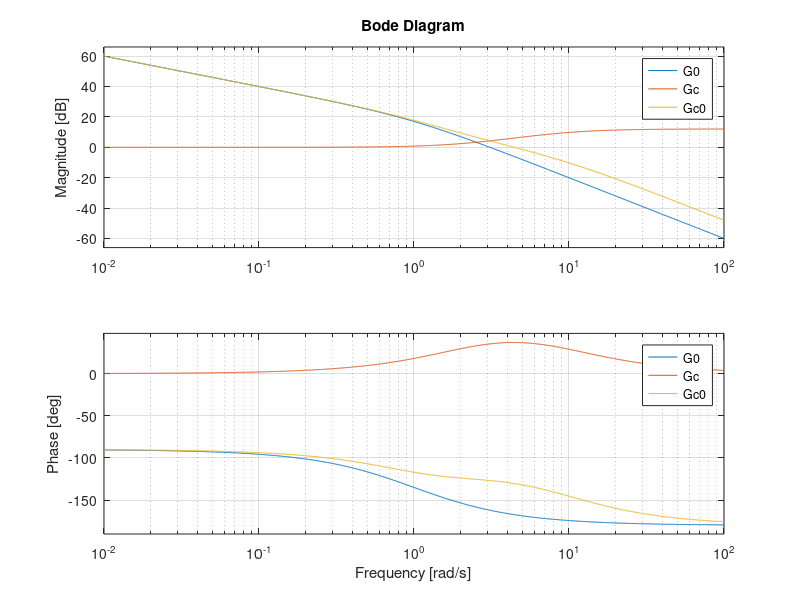

Source code (MATLAB):
close all
clear
clc

%% transfer function
s = tf('s');
w = {0.1,100};

% some practice
% L1 = 3/(s*(0.1*s+1));
% L2 = L1*(355/(s^2+1.1*s+355));
% C = 1*s^0;
% T1 = L1/(1+L1);
% T2 = L2/(1+L2);
% G0 = 246.7/(s^2+15.71*s+246.7);
% TD = 157.9/(s^2+25.13*s+157.9);
% Gf = (s^2+15.34*s+201.6)/(s^2+25.56*s+201.6);
% GT = TD*G0;
% G0f = Gf*G0;
% eigg0 = eig(G0)
% eiggt = eig(GT)
% eigg0f = eig(G0f)
% P1 = 987/(s^2+75.4*s+987);
% P2 = (1421/(s^2+67.86*s+1421))*((0.01*s+1)/(0.03*s+1))*(1/(0.035*s+1));
% [A,B,C,D] = tf2ss(246.7,[1,15.71,246.7]);
% G1 = 1/(0.1*s+1);
% % [A,B,C,D] = tf2ss(1,[0.1,1]);
% ninfG0 = hinfnorm(G0);
% ninfGT = hinfnorm(GT);
% ninfG0f = hinfnorm(G0f);

% f = 30;
% ksi = 0.1;
% wd = 2*pi*f;
% wn = wd/((1-ksi^2)^0.5);
% G4 = wn^2/(s^2+2*ksi*wn*s+wn^2)

% A = [0,1;-246.7,-15.71];
% B = [0;246.7];
% C = [1,0];
% D = 0;
% sys1 = ss(A,B,C,D)
% [b,a] = ss2tf(A,B,C,D)
% eig1 = eig(A)
% hinfnorm1 = hinfnorm(sys1)
% 
% % A = [0,1;-10,-15];
% % B = [0;10];
% % C = [1,0];
% % D = 0;
% % sys2 = ss(A,B,C,D)
% % [b,a] = ss2tf(A,B,C,D)
% % eig2 = eig(A)
% % hinfnorm2 = hinfnorm(sys2)
% 
% A = [0,1;-987,-75.4];
% B = [0;987];
% C = [1,0];
% D = 0;
% sys3 = ss(A,B,C,D)
% [b,a] = ss2tf(A,B,C,D)
% eig3 = eig(A)
% hinfnorm3 = hinfnorm(sys3)
% 
% A = [0,1;-35890,-37.89];
% B = [0;35890];
% C = [1,0];
% D = 0;
% sys4 = ss(A,B,C,D)
% [b,a] = ss2tf(A,B,C,D)
% eig4 = eig(A)
% hinfnorm4 = hinfnorm(sys4)
% 
% figure
% step(sys1,sys3,sys4)
% figure
% bode(sys1,sys3,sys4)

% bode(L1);
% bode(L2);
% bode(C);
% bode(G0);

% figure;
% bode(L1,L2);
% legend('L1','L2');
% grid;
% 
% figure;
% bode(T1,T2);
% legend('T1','T2');
% grid;
% 
% figure;
% step(L1,L2);
% legend('L1','L2');
% grid;
% 
% figure;
% step(T1,T2);
% legend('T1','T2');
% grid;

% figure;
% bode(TD);
% legend('TD');
% grid;
% 
% figure;
% bode(G0,GT,G0f,w);
% legend('G0','GT','G0f');
% grid;
% % 
% figure;
% step(G0,GT,G0f);
% legend('G0','GT','G0f');
% grid;

% figure;
% bode(P1,P2);
% legend('P1','P2');
% grid;
% 
% figure;
% step(P1,P2);
% legend('P1','P2');
% grid;

% cascade lead compensator
G0 = 10/(s*(s+1));
Gc = (1+0.456*s)/(1+0.114*s);
Gc0 = Gc*G0
figure
bode(G0,Gc,Gc0)
legend('G0','Gc','Gc0');

%% state space
% second order open loop system
% without damping
% A = [0 1;0 0];
% B = [0;1];
% C = [1 0];
% D = 0;
% G = ss(A,B,C,D);
% eig = eig(A)
% hinf = hinfnorm(G)
% figure;
% step(G)
% figure;
% bode(G)
% x0 = [0;1];  % initial state
% figure;
% initial(G,x0)

% second order open loop system
% with damping
% A = [0 1;0 -1];
% B = [0;10];
% C = [1 0];
% D = 0;
% G = ss(A,B,C,D);
% eig = eig(A)
% hinf = hinfnorm(G)
% figure;
% step(G)
% figure;
% bode(G)
% x0 = [0;1];  % initial state
% figure;
% initial(G,x0)

% second order close loop system 
% error system 
% output feedback
% A = [0 1;-1 0];
% B = [0;0];
% C = [1 0];
% D = 0;
% G = ss(A,B,C,D);
% eig = eig(A)
% hinf = hinfnorm(G)
% figure;
% step(G)
% figure;
% bode(G)
% x0 = [10;0];  % initial state
% figure;
% initial(G,x0)

% second order close loop system 
% error system 
% state feedback
% A = [0 1;-10 -10];
% B = [0;0];
% C = [1 0];
% D = 0;
% G = ss(A,B,C,D);
% eig = eig(A)
% hinf = hinfnorm(G)
% figure;
% step(G)
% figure;
% bode(G)
% x0 = [1;0];  % initial state
% figure;
% initial(G,x0)
